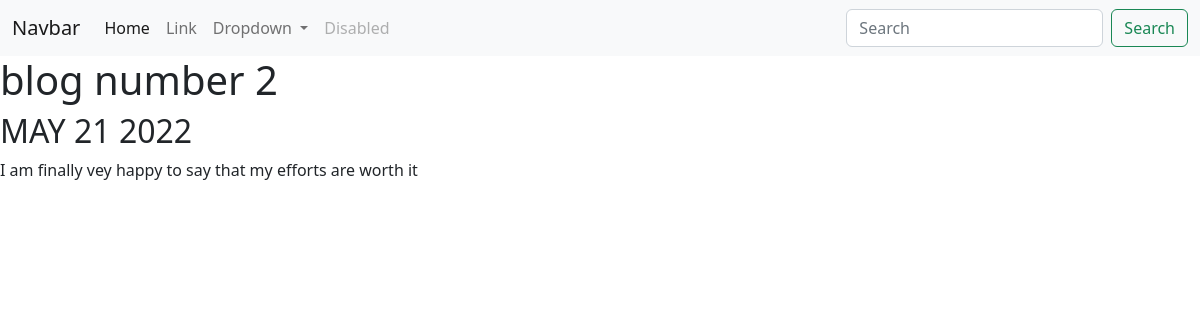
/blogs/2/, run on the app's committed database.
### blogs/models.py (models this page shows, shortened)
class Blog(models.Model):
    blog_tital = models.CharField(max_length=100)
    blog_description = models.TextField()
    date_of_bloag_post = models.DateField()

### blogs/views.py (the view)
# urls.py: path('<int:blog_id>/', views.blog_detail, name = 'blog_detail'),  # note we can't use space like <int : blog_id> we can see error in server tailing that don't use space
def blog_detail(request, blog_id):
    blog = get_object_or_404(Blog, pk = blog_id)
    return render(request, 'blogs/details.html', {'blog' : blog})

### blogs/templates/blogs/details.html
{% extends 'portfolio/base.html' %}
{% block content_from_page %}
    <h1>{{ blog.blog_tital }}</h1>
    <h2>{{blog.date_of_bloag_post| date:'M d Y'|upper}}</h2>
    <p>{{blog.blog_description |safe}}</p>
{% endblock %}

### data on the page
Blog: blog_tital "blog number 2", date_of_bloag_post "MAY 21 2022", blog_description "I am finally vey happy to say that my efforts are worth it"
